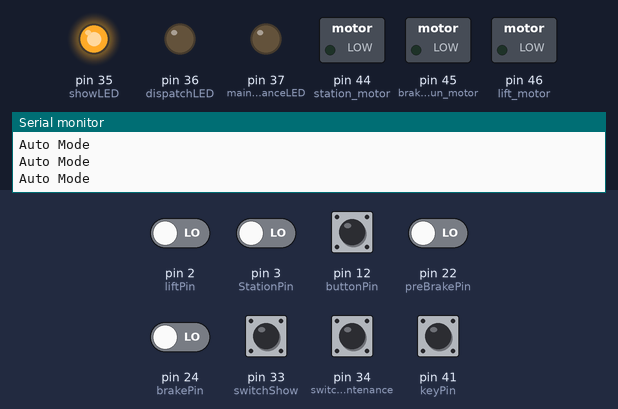
This sketch was run on a simulated Arduino Mega 2560, built with avr-gcc and run on an emulated ATmega2560. Shown: switched loads named in the sketch (green lamp = pin HIGH), output pins drawn as LEDs (lit = HIGH), the last lines printed to the serial monitor. The inputs (shaded band) are chosen by the test bench; at power-on: pin 2 (liftPin), pin 3 (StationPin), pin 12 (buttonPin), pin 22 (preBrakePin), pin 24 (brakePin), pin 33 (switchShow), pin 34 (switchMaintenance), pin 41 (keyPin) LOW.

Above: at 1.2 s.
1.3 s: pin 3 (StationPin) driven HIGH
At 2.0 s:
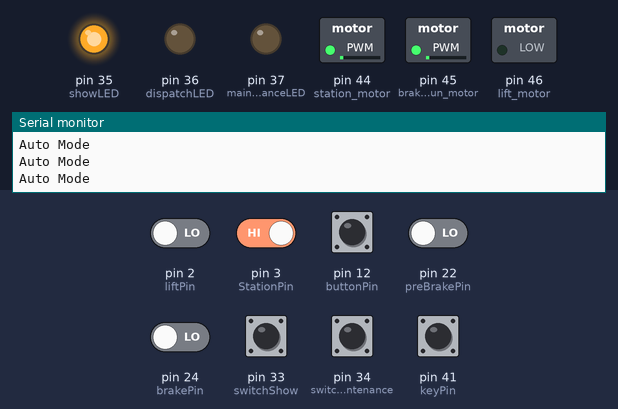
2.9 s: pin 24 (brakePin) driven HIGH
At 3.4 s:
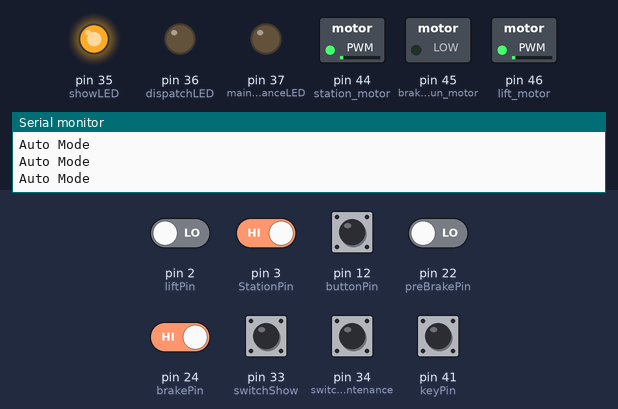
4.5 s: pin 2 (liftPin) driven HIGH
At 5.6 s:
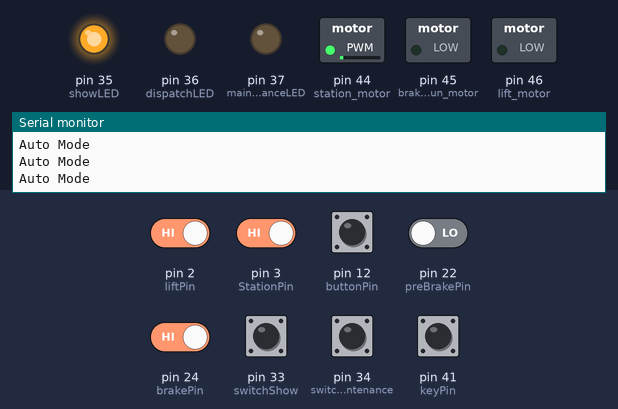
6.1 s: pin 41 (keyPin) pulled HIGH for 0.15 s
At 6.4 s:
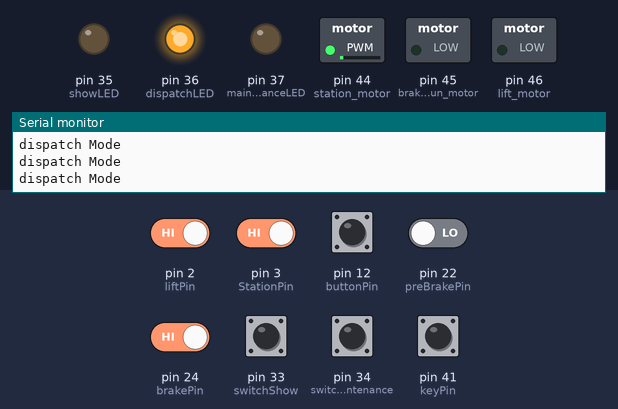
7.7 s: pin 2 (liftPin) driven LOW
At 8.6 s:
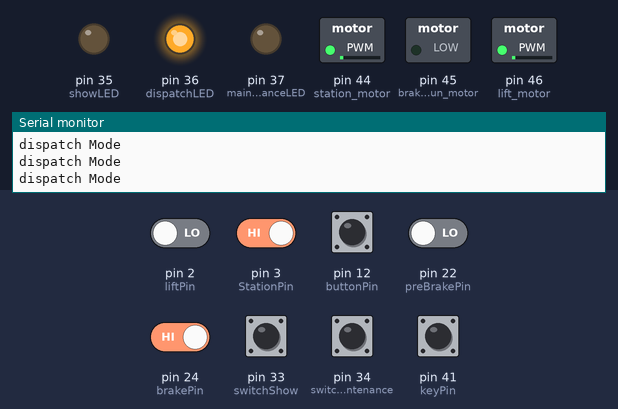
9.3 s: pin 3 (StationPin) driven LOW
At 9.8 s:
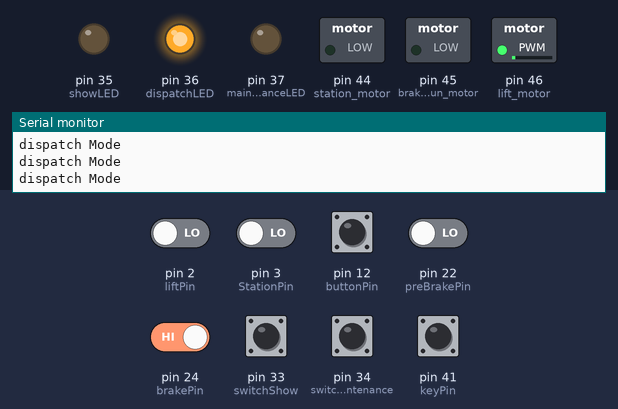
Timing chart, 0 to 11.9 s (numbered marks = the images above; inputs shaded):
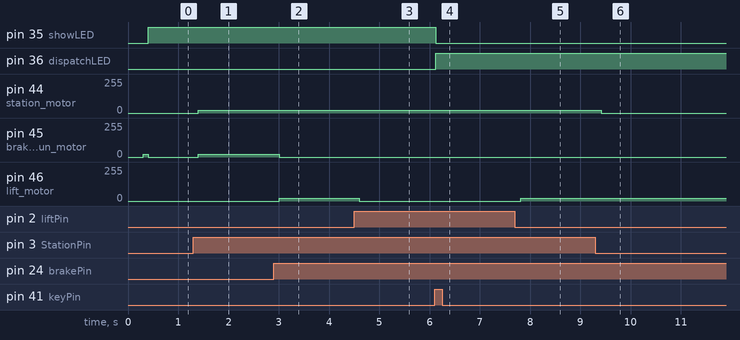

Measured:
- after the input at 1.3 s, pin 44 (station_motor), pin 45 (brake_run_motor): 0/255 → 20/255 after 0.10 s
- after the input at 2.9 s, pin 45 (brake_run_motor): 20/255 → 0/255 after 0.11 s; pin 46 (lift_motor): 0/255 → 20/255 after 0.11 s
- after the input at 4.5 s, pin 46 (lift_motor): 20/255 → 0/255 after 0.10 s
- after the input at 6.1 s, pin 35 (showLED): HIGH → LOW at once; pin 36 (dispatchLED): LOW → HIGH at once
- after the input at 7.7 s, pin 46 (lift_motor): 0/255 → 20/255 after 0.12 s
- after the input at 9.3 s, pin 44 (station_motor): 20/255 → 0/255 after 0.12 s

The sketch:

sketch_oct14a.ino
```cpp
//Location of pin input and output
  int StationPin = 3;
  int station_motor = 44;
  int stationHIGH = 5;
  int stationLOW = 6;

  int liftPin = 2;
  int lift_motor = 46;
  int liftHIGH = 27;
  int liftLOW = 28;

  int preBrakePin = 22;
  int brakePin = 24;
  int brake_run_motor = 45;
  int brakeHIGH = 14;
  int brakeLOW = 15;

  int buttonPin = 12;
  int keyPin = 41;

  int switchShow = 33;
  int switchMaintenance = 34;
  int dispatchLED = 36;
   int showLED = 35;
  int maintenanceLED = 37;

  int switchStationForward =   1; //NEED TO add correct pins
  int switchStationBackward =  1;

  int switchBrakeForward =   1;
  int switchBrakeBackward =  1;

  int switchLiftForward =   1;
  int switchLiftBackward =  1;

  // Initializes variables at what they should be at the beginning
  bool station_OC = false;
  bool brakeRun_OC = false;
  bool layout_OC = false;
  int lastStationState = 0;
  int lastLiftState = 0;
  int lastPrebrakeState = 0;
  int lastBrakeState = 0;
 int dispatchButton = 0;

 int stationSpeed = 20;
  int liftSpeed = 20; //liftMotor
  int brakeSpeed = 20;

  int maintenanceSpeed = 5;

  int time = -1;
  bool run = true;

  enum mode {
      maintenance,
      dispatch,
      show
  };

  mode curMode = show;

void setup()
{
  //sets up LEDs as temp for the motors

  //attachInterrupt(digitalPinToInterrupt(StationPin)/*station sensor*/, ISRStation, CHANGE);
  //attachInterrupt(digitalPinToInterrupt(preBrakePin)/*preBrake sensor*/, ISRPreBrake, CHANGE);
  //attachInterrupt(digitalPinToInterrupt(brakePin)/*brake sensor*/, ISRBrake, CHANGE);
  //attachInterrupt(digitalPinToInterrupt(liftPin)/*lift sensor*/, ISRLift, CHANGE);
  pinMode(StationPin, INPUT);
  pinMode(liftPin, INPUT);
  pinMode(preBrakePin, INPUT);
  pinMode(brakePin, INPUT);
  pinMode(buttonPin, INPUT);

//  pinMode(7, OUTPUT);  //layoutOC led
//  pinMode(8, OUTPUT);  //layoutOC led
//  pinMode(9, OUTPUT);  //layoutOC led

  pinMode(station_motor, OUTPUT);
  pinMode(lift_motor, OUTPUT);
  pinMode(brake_run_motor, OUTPUT);


 // digitalWrite(station_motor, LOW);
  analogWrite(station_motor, 0);

  analogWrite(lift_motor, 0);
  analogWrite(lift_motor, 0);

  pinMode(switchShow, INPUT);
  pinMode(switchMaintenance, INPUT);

  pinMode(switchStationForward, INPUT);
  pinMode(switchStationBackward, INPUT);

  pinMode(switchBrakeForward, INPUT);
  pinMode(switchBrakeBackward, INPUT);

  pinMode(switchLiftForward, INPUT);
  pinMode(switchLiftBackward, INPUT);

  pinMode(dispatchLED, OUTPUT);
  pinMode(showLED, OUTPUT);
  pinMode(maintenanceLED, OUTPUT);

  Serial.begin(9600);
  scanTrackForInitialValues();

}

void loop(){
  int keyValue = digitalRead(keyPin);

  //Show mode

  if (keyValue == 1){
    curMode = show;
    if (digitalRead(switchShow) == HIGH){
      showMode();
      digitalWrite(showLED, HIGH);
      digitalWrite(maintenanceLED, LOW);
      digitalWrite(dispatchLED, LOW);
  }
  //maintenance mode
    else if  (digitalRead(switchMaintenance) == HIGH){
      curMode = maintenance;
      maintenanceMode();
      digitalWrite(showLED, LOW);
      digitalWrite(maintenanceLED, HIGH);
      digitalWrite(dispatchLED, LOW);
  }
  //Auto mode
  else {
    curMode = dispatch;
    dispatchMode();
    digitalWrite(showLED, LOW);
    digitalWrite(maintenanceLED, LOW);
    digitalWrite(dispatchLED, HIGH);
  }
  }
  else {
    if (curMode == show) {
        showMode();
        digitalWrite(showLED, HIGH);
        digitalWrite(maintenanceLED, LOW);
        digitalWrite(dispatchLED, LOW);
    }
    else {
      dispatchMode();
      digitalWrite(showLED, LOW);
      digitalWrite(maintenanceLED, LOW);
      digitalWrite(dispatchLED, HIGH);
    }
  }

}


//Will only allow the next coaster to go when an input is given
void dispatchMode()
{
  Serial.println("dispatch Mode");
  digitalWrite(stationHIGH, HIGH); //sets direction of station motor
  digitalWrite(stationLOW, LOW);

  digitalWrite(liftHIGH, HIGH); //sets direction of station motor
  digitalWrite(liftLOW, LOW);

  digitalWrite(brakeHIGH, HIGH); //sets direction of station motor
  digitalWrite(brakeLOW, LOW);

  dispatchButton = digitalRead(buttonPin);

    digitalWrite(7, station_OC); //print out layout OC to LED
    digitalWrite(8, layout_OC); //layout_OC
    digitalWrite(9, brakeRun_OC);

 ISRLift();
  ISRBrake();
  ISRPreBrake();
  ISRStation();
  //Serial.println(dispatchButton);

  int StationSensor = not digitalRead(StationPin);
  int liftSensor = not digitalRead(liftPin);
  int brakeSensor = not digitalRead(brakePin);
//Serial.println("Printing");

  if((StationSensor == HIGH) && (layout_OC == 0) && (dispatchButton == 1)) {
       Serial.println("button pressed here");
       analogWrite(station_motor, stationSpeed);
       analogWrite(lift_motor, liftSpeed);
   // }
  }

  if (liftSensor == HIGH) {
    if (brakeRun_OC == true) {
      analogWrite(lift_motor, 0);
    }
    else {
      analogWrite(lift_motor, liftSpeed);
    }
  }

  if(brakeSensor == HIGH) {
    if(station_OC == false) {
       analogWrite(station_motor, stationSpeed);
       analogWrite(brake_run_motor, brakeSpeed);
      //start brake motor
    }
    else {
      analogWrite(brake_run_motor, 0);
    }
  }

}


//Will continue to run for a given amount of time with no action needed
void showMode()
{
    Serial.println("Auto Mode");

  digitalWrite(stationHIGH, HIGH); //sets direction of station motor
  digitalWrite(stationLOW, LOW);

  digitalWrite(liftHIGH, HIGH); //sets direction of station motor
  digitalWrite(liftLOW, LOW);

  digitalWrite(brakeHIGH, HIGH); //sets direction of station motor
  digitalWrite(brakeLOW, LOW);


  //if the the button pin is pressed the trains will continue to run for 1 minute
  dispatchButton = digitalRead(buttonPin);
  if(dispatchButton ==1)
  {
    time = millis(); //when pressed the time is set to the current time
  }
  if(time != -1 && millis() < time + 60000)
  {
    run = true; //as long as the recorder time + a minute is greater than the current time the train will run
  }
  else
  {
    run = false;
  }

    digitalWrite(7, station_OC); //print out layout OC to LED
    digitalWrite(8, layout_OC); //layout_OC
    digitalWrite(9, brakeRun_OC);

 ISRLift();
  ISRBrake();
  ISRPreBrake();
  ISRStation();

  int StationSensor = not digitalRead(StationPin);
  int liftSensor = not digitalRead(liftPin);
  int brakeSensor = not digitalRead(brakePin);
//Serial.println("Printing");

  if((StationSensor == HIGH) && (layout_OC == 0)&& run) {
       Serial.println("button pressed here");
       analogWrite(station_motor, stationSpeed);
       analogWrite(lift_motor, liftSpeed);
   // }
  }

  if (liftSensor == HIGH) {
    if (brakeRun_OC == true) {
      analogWrite(lift_motor, 0);
    }
    else {
      analogWrite(lift_motor, liftSpeed);
    }
  }

  if(brakeSensor == HIGH) {
    if(station_OC == false) {
       analogWrite(station_motor, stationSpeed);
       analogWrite(brake_run_motor, brakeSpeed);
      //start brake motor
    }
    else {
      analogWrite(brake_run_motor, 0);
    }
  }

}


//Will turn on specific motors on comand
void maintenanceMode()
{

  Serial.println("Maintenance Mode");


  if (digitalRead(switchStationForward) == HIGH ){
    digitalWrite(stationHIGH, HIGH); //sets direction of station motor
    digitalWrite(stationLOW, LOW);
    analogWrite(station_motor, maintenanceSpeed);
  }
  else if  (digitalRead(switchStationBackward) == HIGH){
    digitalWrite(stationHIGH, LOW); //sets direction of station motor
    digitalWrite(stationLOW, HIGH);
    analogWrite(station_motor, maintenanceSpeed);
  }
  if (digitalRead(switchBrakeForward) == HIGH ){

    digitalWrite(brakeHIGH, HIGH); //sets direction of station motor
    digitalWrite(brakeLOW, LOW);
    analogWrite(brake_run_motor, maintenanceSpeed);
  }
  else if  (digitalRead(switchBrakeBackward) == HIGH){

    digitalWrite(brakeHIGH, LOW); //sets direction of station motor
    digitalWrite(brakeLOW, HIGH);
    analogWrite(brake_run_motor, maintenanceSpeed);
  }
  if (digitalRead(switchLiftForward) == HIGH ){
    digitalWrite(liftHIGH, HIGH); //sets direction of station motor
    digitalWrite(liftLOW, LOW);
    analogWrite(lift_motor, maintenanceSpeed);
  }
  else if  (digitalRead(switchLiftBackward) == HIGH){
    digitalWrite(liftHIGH, LOW); //sets direction of station motor
    digitalWrite(liftLOW, HIGH);
    analogWrite(lift_motor, maintenanceSpeed);
  }
}


/*void ISRLift()  //gets triggered on falling edge
  {
  lift_OC = false;
  layout_OC = true;
  }*/
void ISRStation() // station
{
      int sensorState = not digitalRead(StationPin);
        if (sensorState == 1 && lastStationState == 0) {
             delay(100);
             Serial.println("entering Station");
             analogWrite(station_motor, 0);
            station_OC = true;
         }
        if (sensorState == 0 && lastStationState == 1) {
             delay(100);
            Serial.println("leaving Station");
            station_OC = false;
            layout_OC = true;
            analogWrite(station_motor, 0);

          }
      lastStationState = sensorState;
}

void ISRPreBrake() //entering brakerun
{
      int sensorState = not digitalRead(preBrakePin);
        if (sensorState == 1 && lastPrebrakeState == 0) {
            delay(100);
            Serial.println("entering pre-brake-run");
            analogWrite(brake_run_motor, brakeSpeed);
            brakeRun_OC = true;
         }
        if (sensorState == 0 && lastPrebrakeState == 1) {
            delay(100);
            Serial.println("leaving pre-brakerun...off layout");
            layout_OC =false;
       //     brakeRun_OC = true;
          }
      lastPrebrakeState = sensorState;
}

void ISRBrake() //leaving brakerun
{
      int sensorState = not digitalRead(brakePin);
        if (sensorState == 1 && lastBrakeState == 0) {
            delay(100);
            Serial.println("at Brakerun");
           // station_OC = false;
            brakeRun_OC = true; //sets up initial state

         }
        if (sensorState == 0 && lastBrakeState == 1) {
            delay(100);
             Serial.println("left brakerun");
             station_OC = true;
             brakeRun_OC = false;
             analogWrite(brake_run_motor, 0);

          }
      lastBrakeState = sensorState;
}

void ISRLift() // leaving lift
{
      int sensorState = not digitalRead(liftPin);
        if (sensorState == 1 && lastLiftState == 0) {
            delay(100);
              Serial.println("entering top of Lift");
            }
        if (sensorState == 0 && lastLiftState == 1) {
            delay(100);
            Serial.println("leaving lift hill");
            analogWrite(lift_motor, 0);
          }
      lastLiftState = sensorState;
}
//Config initial occupy values based on sensor input
void scanTrackForInitialValues(){
  int stationSensor = not digitalRead(StationPin);
  int liftSensor = not digitalRead(liftPin);
  int brakeSensor = not digitalRead(brakePin);

  if (stationSensor == HIGH){
    station_OC = true;
  }

  if (brakeSensor == HIGH){
    brakeRun_OC = true;
  }

  if (liftSensor == HIGH){
    layout_OC = true;
  }
}
```
